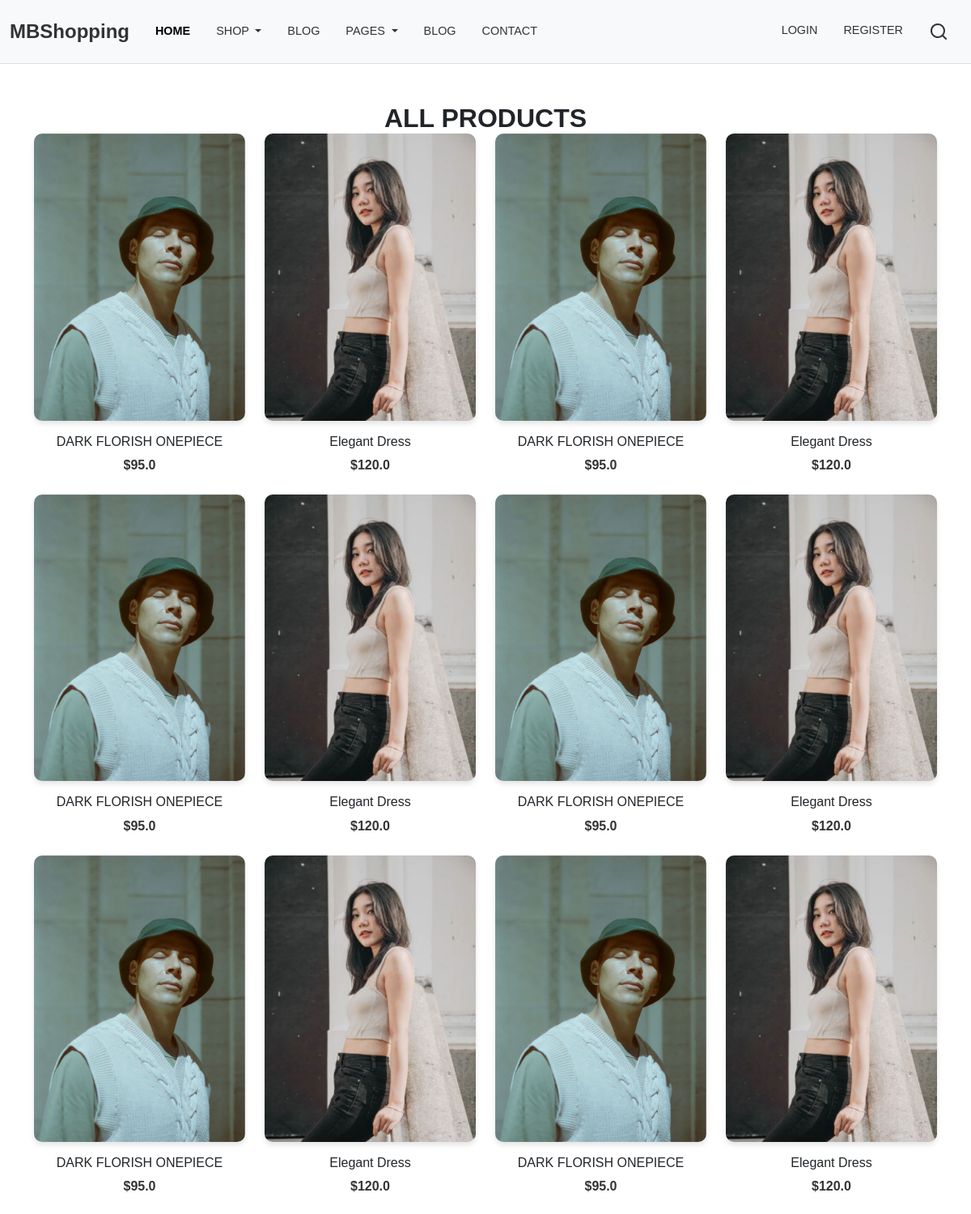
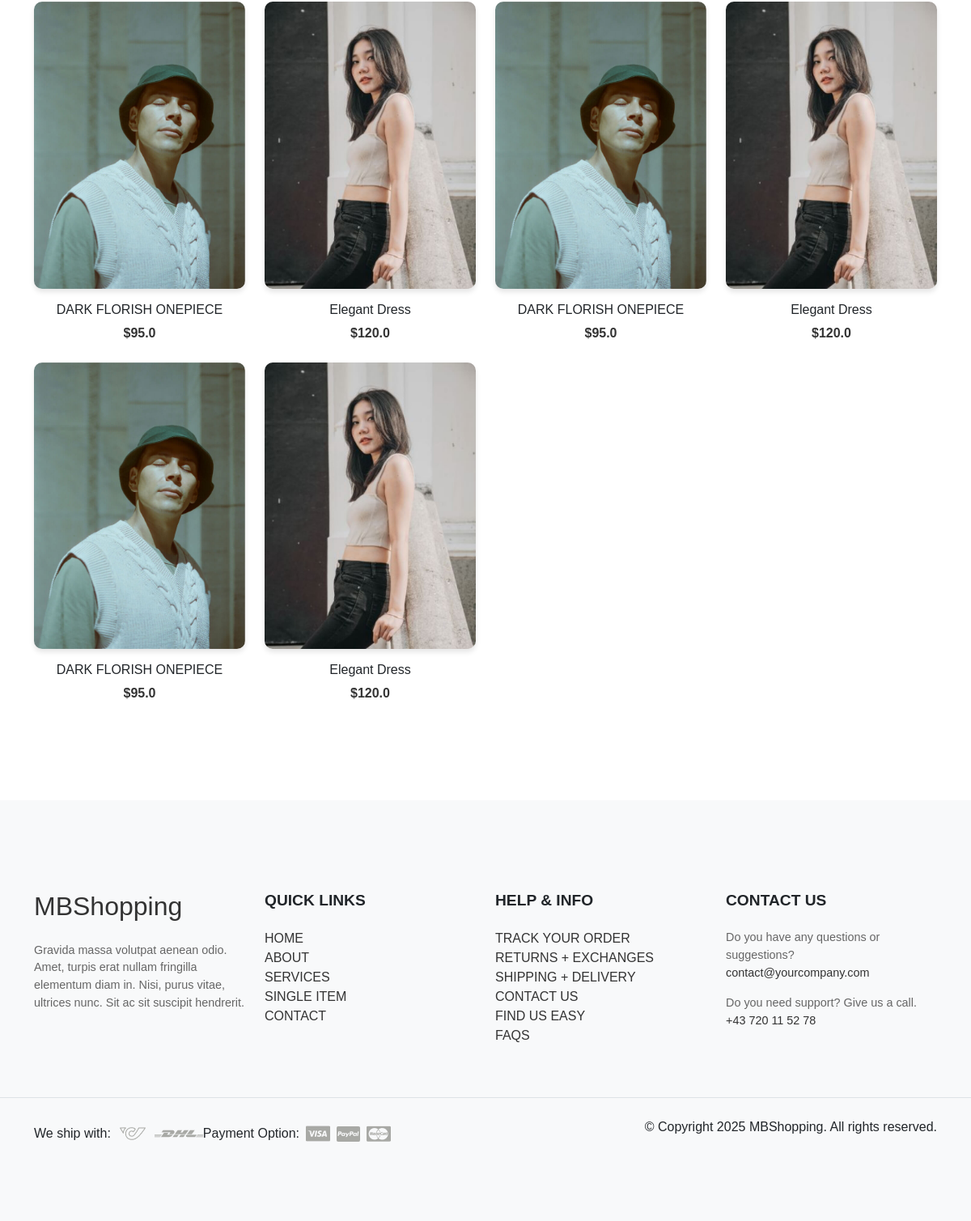
Page /products on the committed database (2 pictures, top to bottom).
### app/models/product.py (models this page shows)
class Product(db.Model):
    id = db.Column(db.Integer, primary_key=True)
    name = db.Column(db.String(100), nullable=False)
    price = db.Column(db.Float, nullable=False)
    image = db.Column(db.String(200), nullable=True)
    category = db.Column(db.String(50), nullable=False)

### app/controllers/product.py (the view)
@product_bp.route('/products')
def all_products():
    products = Product.query.all()
    return render_template('product/all_products.html', products=products)

### app/templates/product/all_products.html
{% extends "base.html" %}
{% block content %}
  <section id="all-products" class="py-5">
    <div class="container">
      <h1 class="section-title text-center">All Products</h1>
      <div class="row">
        {% for product in products %}
          <div class="col-md-3 mb-4">
            <div class="product-item">
              <div class="image-holder">
                <img src="{{ url_for('static', filename='images/' + product.image) }}" alt="{{ product.name }}" class="img-fluid">
              </div>
              <div class="product-content text-center mt-3">
                <h5 class="product-name">{{ product.name }}</h5>
                <p class="product-price">${{ product.price }}</p>
              </div>
            </div>
          </div>
        {% endfor %}
      </div>
    </div>
  </section>
{% endblock %}

### app/templates/base.html (shortened to what this page needs)
<!DOCTYPE html>
<html lang="en">
<head>
  <link href="https://cdn.jsdelivr.net/npm/bootstrap@5.3.0-alpha3/dist/css/bootstrap.min.css" rel="stylesheet">
  <link rel="stylesheet" href="{{ url_for('static', filename='css/style.css') }}">
</head>
<body>
  {% include 'partials/_header.html' %}
  <main>
    {% block content %}{% endblock %}
  </main>
  {% include 'partials/_footer.html' %}
</body>
</html>

### app/templates/partials/_header.html (shortened to what this page needs)
<nav class="navbar navbar-expand-lg navbar-light bg-light">
  <div class="container-fluid">
    <a class="navbar-brand" href="{{ url_for('main.home') }}">
      MBShopping
    </a>
    <div class="collapse navbar-collapse" id="navbarNav">
      <ul class="navbar-nav me-auto mb-2 mb-lg-0">
        <li class="nav-item">
          <a class="nav-link active" aria-current="page" href="{{ url_for('main.home') }}">HOME</a>
        </li>
        <li class="nav-item dropdown">
          <a class="nav-link dropdown-toggle" href="#" id="navbarDropdownShop" role="button" data-bs-toggle="dropdown" aria-expanded="false">
            SHOP
          </a>
        </li>
        <li class="nav-item">
          <a class="nav-link" href="#">BLOG</a>
        </li>
        <li class="nav-item dropdown">
          <a class="nav-link dropdown-toggle" href="#" id="navbarDropdownPages" role="button" data-bs-toggle="dropdown" aria-expanded="false">
            PAGES
          </a>
        </li>
        <li class="nav-item">
          <a class="nav-link" href="#">BLOG</a>
        </li>
        <li class="nav-item">
          <a class="nav-link" href="#">CONTACT</a>
        </li>
      </ul>
<ul class="navbar-nav ms-auto mb-2 mb-lg-0">
  {% if current_user.is_authenticated %}
   <li class="nav-item d-none d-lg-block">
    <a class="nav-link" href="{{ url_for('main.view_wishlist') }}">
      WISHLIST
    </a>
  </li>
  <li class="nav-item d-lg-none">
    <a class="nav-link" href="{{ url_for('main.view_wishlist') }}">
      <svg width="24" height="24" viewBox="0 0 24 24">
        <use xlink:href="#heart"></use>
      </svg>
    </a>
  </li>
  <li class="nav-item d-none d-lg-block">
    <a class="nav-link" href="{{ url_for('main.view_cart') }}">
      CART
    </a>
  </li>
  <li class="nav-item d-lg-none">
    <a class="nav-link" href="{{ url_for('main.view_cart') }}">
      <svg width="24" height="24" viewBox="0 0 24 24">
        <use xlink:href="#cart"></use>
      </svg>
    </a>
  </li>
    <li class="nav-item">
      <a class="nav-link" href="{{ url_for('auth.logout') }}">
        LOGOUT
      </a>
    </li>
  {% else %}
    <li class="nav-item">
      <a class="nav-link" href="{{ url_for('auth.login') }}">
        LOGIN
      </a>
    </li>
    <li class="nav-item">
      <a class="nav-link" href="{{ url_for('auth.register') }}">
        REGISTER
      </a>
    </li>
  {% endif %}
  <li class="nav-item">
    <a class="nav-link" href="#">
      <svg width="24" height="24" viewBox="0 0 24 24">
        <use xlink:href="#search"></use>
      </svg>
    </a>
  </li>
</ul>
    </div>
  </div>
</nav>

### app/templates/partials/_footer.html
<footer id="footer" class="mt-5">
  <div class="container">
    <div class="row d-flex flex-wrap justify-content-between py-5">
      <div class="col-md-3 col-sm-6">
        <div class="footer-menu footer-menu-001">
          <div class="footer-intro mb-4">
            <a href="{{ url_for('main.home') }}">
              <h2>MBShopping</h2>
            </a>
          </div>
          <p>Gravida massa volutpat aenean odio. Amet, turpis erat nullam fringilla elementum diam in. Nisi, purus vitae, ultrices nunc. Sit ac sit suscipit hendrerit.</p>
          <div class="social-links">
            <ul class="list-unstyled d-flex flex-wrap gap-3">
              <li>
                <a href="#" class="text-secondary">
                  <svg width="24" height="24" viewBox="0 0 24 24">
                    <use xlink:href="#facebook"></use>
                  </svg>
                </a>
              </li>
              <li>
                <a href="#" class="text-secondary">
                  <svg width="24" height="24" viewBox="0 0 24 24">
                    <use xlink:href="#twitter"></use>
                  </svg>
                </a>
              </li>
              <li>
                <a href="#" class="text-secondary">
                  <svg width="24" height="24" viewBox="0 0 24 24">
                    <use xlink:href="#youtube"></use>
                  </svg>
                </a>
              </li>
              <li>
                <a href="#" class="text-secondary">
                  <svg width="24" height="24" viewBox="0 0 24 24">
                    <use xlink:href="#pinterest"></use>
                  </svg>
                </a>
              </li>
              <li>
                <a href="#" class="text-secondary">
                  <svg width="24" height="24" viewBox="0 0 24 24">
                    <use xlink:href="#instagram"></use>
                  </svg>
                </a>
              </li>
            </ul>
          </div>
        </div>
      </div>
      <div class="col-md-3 col-sm-6">
        <div class="footer-menu footer-menu-002">
          <h5 class="widget-title text-uppercase mb-4">QUICK LINKS</h5>
          <ul class="menu-list list-unstyled text-uppercase border-animation-left fs-6">
            <li class="menu-item">
              <a href="{{ url_for('main.home') }}" class="item-anchor">HOME</a>
            </li>
            <li class="menu-item">
              <a href="{{ url_for('main.about') }}" class="item-anchor">ABOUT</a>
            </li>
            <li class="menu-item">
              <a href="#" class="item-anchor">SERVICES</a>
            </li>
            <li class="menu-item">
              <a href="#" class="item-anchor">SINGLE ITEM</a>
            </li>
            <li class="menu-item">
              <a href="#" class="item-anchor">CONTACT</a>
            </li>
          </ul>
        </div>
      </div>
      <div class="col-md-3 col-sm-6">
        <div class="footer-menu footer-menu-003">
          <h5 class="widget-title text-uppercase mb-4">HELP & INFO</h5>
          <ul class="menu-list list-unstyled text-uppercase border-animation-left fs-6">
            <li class="menu-item">
              <a href="#" class="item-anchor">TRACK YOUR ORDER</a>
            </li>
            <li class="menu-item">
              <a href="#" class="item-anchor">RETURNS + EXCHANGES</a>
            </li>
            <li class="menu-item">
              <a href="#" class="item-anchor">SHIPPING + DELIVERY</a>
            </li>
            <li class="menu-item">
              <a href="#" class="item-anchor">CONTACT US</a>
            </li>
            <li class="menu-item">
              <a href="#" class="item-anchor">FIND US EASY</a>
            </li>
            <li class="menu-item">
              <a href="#" class="item-anchor">FAQS</a>
            </li>
          </ul>
        </div>
      </div>
      <div class="col-md-3 col-sm-6">
        <div class="footer-menu footer-menu-004 border-animation-left">
          <h5 class="widget-title text-uppercase mb-4">CONTACT US</h5>
          <p>Do you have any questions or suggestions? <a href="mailto:contact@yourcompany.com" class="item-anchor">contact@yourcompany.com</a></p>
          <p>Do you need support? Give us a call. <a href="tel:+43 720 11 52 78" class="item-anchor">+43 720 11 52 78</a></p>
        </div>
      </div>
    </div>
  </div>
  <div class="border-top py-4">
    <div class="container">
      <div class="row">
        <div class="col-md-6 d-flex flex-wrap">
          <div class="shipping">
            <span>We ship with:</span>
            <img src="{{ url_for('static', filename='images/arct-icon.png') }}" alt="icon">
            <img src="{{ url_for('static', filename='images/dhl-logo.png') }}" alt="icon">
          </div>
          <div class="payment-option">
            <span>Payment Option:</span>
            <img src="{{ url_for('static', filename='images/visa-card.png') }}" alt="card">
            <img src="{{ url_for('static', filename='images/paypal-card.png') }}" alt="card">
            <img src="{{ url_for('static', filename='images/master-card.png') }}" alt="card">
          </div>
        </div>
        <div class="col-md-6 text-end">
          <p>© Copyright 2025 MBShopping. All rights reserved.</p>
        </div>
      </div>
    </div>
  </div>
</footer>

### app/static/css/style.css (style rules this page uses)
.navbar { padding: 1rem 0; border-bottom: 1px solid #e0e0e0; }
.navbar-brand { font-size: 1.5rem; font-weight: bold; color: #333; }
.navbar-nav .nav-link { font-size: 0.9rem; font-weight: 500; color: #333; margin: 0 0.5rem; }
.navbar-nav .nav-link.active { color: #000; font-weight: 600; }
.navbar-nav.ms-auto .nav-link { display: flex; align-items: center; gap: 0.5rem; }
.navbar-nav.ms-auto .nav-link svg { width: 24px; height: 24px; fill: #333; }
.section-title { font-size: 2.5rem; font-weight: bold; margin-bottom: 1.5rem; }
.image-holder { overflow: hidden; border-radius: 10px; box-shadow: 0 4px 6px rgba(0, 0, 0, 0.1); }
.image-holder img { transition: transform 0.3s ease; }
.section-title { font-size: 2rem; font-weight: bold; text-transform: uppercase; margin-bottom: 0; }
.product-item { text-align: center; }
.product-name { font-size: 1rem; font-weight: 500; margin: 0.5rem 0; }
.product-price { font-size: 1rem; font-weight: bold; color: #333; margin: 0; }
#footer { background-color: #f8f9fa; padding: 4rem 0; }
.footer-menu h5 { font-size: 1.2rem; font-weight: bold; text-transform: uppercase; margin-bottom: 1.5rem; }
.footer-menu p { font-size: 0.9rem; color: #666; }
.footer-menu a { color: #333; text-decoration: none; }
.shipping, .payment-option { display: flex; align-items: center; gap: 0.5rem; }
.shipping img, .payment-option img { height: 24px; }
body, html { margin: 0; padding: 0; height: 100%; font-family: Arial, sans-serif; }

### rows in the picture
Product: image (picture), name "DARK FLORISH ONEPIECE", price "95.0"
Product: image (picture), name "Elegant Dress", price "120.0"
Product: image (picture), name "DARK FLORISH ONEPIECE", price "95.0"
Product: image (picture), name "Elegant Dress", price "120.0"
Product: image (picture), name "DARK FLORISH ONEPIECE", price "95.0"
Product: image (picture), name "Elegant Dress", price "120.0"
Product: image (picture), name "DARK FLORISH ONEPIECE", price "95.0"
Product: image (picture), name "Elegant Dress", price "120.0"
Product: image (picture), name "DARK FLORISH ONEPIECE", price "95.0"
Product: image (picture), name "Elegant Dress", price "120.0"
Product: image (picture), name "DARK FLORISH ONEPIECE", price "95.0"
Product: image (picture), name "Elegant Dress", price "120.0"
Product: image (picture), name "DARK FLORISH ONEPIECE", price "95.0"
Product: image (picture), name "Elegant Dress", price "120.0"
Product: image (picture), name "DARK FLORISH ONEPIECE", price "95.0"
Product: image (picture), name "Elegant Dress", price "120.0"
Product: image (picture), name "DARK FLORISH ONEPIECE", price "95.0"
Product: image (picture), name "Elegant Dress", price "120.0"
